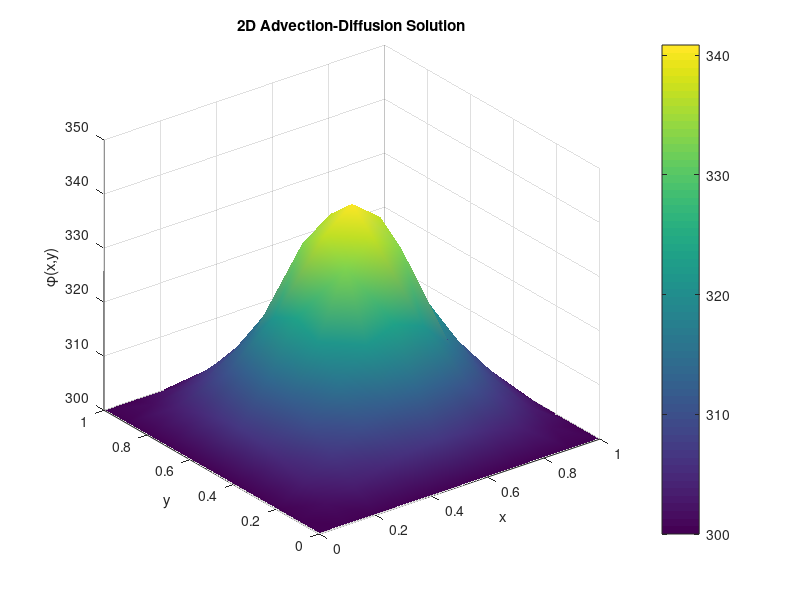
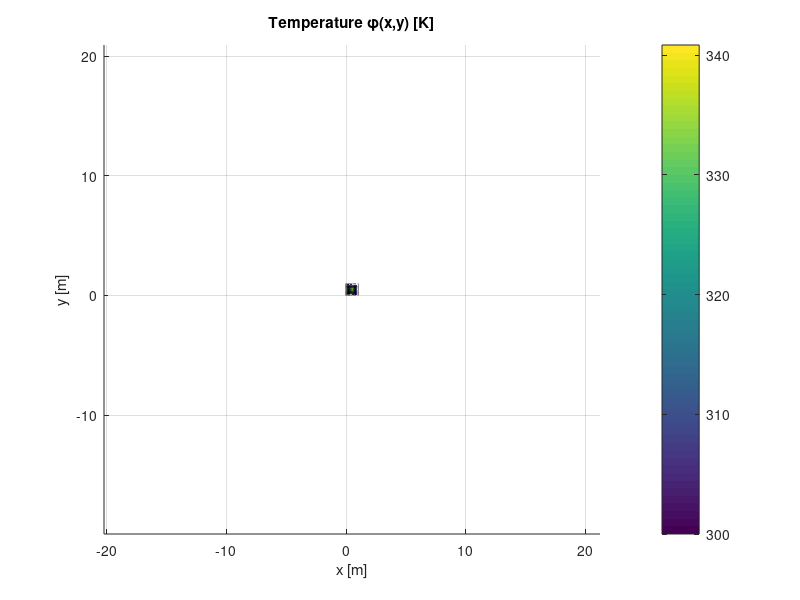

The MATLAB script that drew these images, in order:
clearvars

%--- PARAMETERS (SI UNITS) ---
Lx = 1.0;              % [m]
Ly = 1.0;              % [m]
Nx = 11; Ny = 11;      % grid points
hx = Lx/(Nx-1);        % [m]
hy = Ly/(Ny-1);        % [m]

rho = 1.0e3;           % [kg/m^3], e.g. water
cp  = 4.18e3;          % [J/(kg K)], heat capacity
k   = 0.6;             % [W/(m K)], thermal conductivity
alpha = k/(rho*cp);    % [m^2/s], thermal diffusivity

%v1 = 1.0; v2 = 0.5;   % [m/s]
v1 = 0; v2 = 0;

%--- SPATIAL GRID ---
x = linspace(0, Lx, Nx);
y = linspace(0, Ly, Ny);
[X, Y] = meshgrid(x, y);

Q0 = 1000;
src_size = 1; % size parameter for the heat source

f = zeros(Nx,Ny);
cx = ceil(Nx/2);
cy = ceil(Ny/2);
f( cx-src_size:cx+src_size, cy-src_size:cy+src_size ) = Q0;

%--- FLATTEN SOURCE ---
Fv = reshape(f, Nx*Ny, 1);

%--- ASSEMBLE A and b ---
N = Nx*Ny;
A = sparse(N,N);
b = zeros(N,1);
idx = @(i,j) (j-1)*Nx + i;

for j = 2:Ny-1
  for i = 2:Nx-1
    p = idx(i,j);
    adv_x = rho*cp * v1 / (2*hx);
    adv_y = rho*cp * v2 / (2*hy);
    dfs_x = k      / hx^2;
    dfs_y = k      / hy^2;
    % central‐difference advection + diffusion
    A(p, idx(i,  j  )) = 2*(dfs_x+dfs_y);
    A(p, idx(i-1,j  )) = -dfs_x - adv_x;
    A(p, idx(i+1,j  )) = -dfs_x + adv_x;
    A(p, idx(i  ,j-1)) = -dfs_y - adv_y;
    A(p, idx(i  ,j+1)) = -dfs_y + adv_y;
    b(p) = Fv(p);
  end
end

%--- DIRICHLET BC: phi=300 K on all boundaries ---
T0 = 300;
for i = 1:Nx
  for j = [1 Ny]
    p = idx(i,j);
    A(p,p) = 1; b(p) = T0;
  end
end
for j = 2:Ny-1
  for i = [1 Nx]
    p = idx(i,j);
    A(p,p) = 1; b(p) = T0;
  end
end

%--- SOLVE & RESHAPE ---
phi_vec = A \ b;
phi = reshape(phi_vec, [Nx, Ny]); 

%--- VISUALIZE ---

% surface plot
figure;
surf(X, Y, phi');
xlabel('x'); ylabel('y'); zlabel('\phi(x,y)');
title('2D Advection-Diffusion Solution');
shading interp;
colorbar;

% with grid
figure;
surf(X, Y, phi','EdgeColor','k','FaceColor','interp');
view(2);
xlabel('x [m]'); ylabel('y [m]');
title('Temperature \phi(x,y) [K]');
colorbar;
axis equal tight;

% plot heat source
%figure;
%imagesc(f)
%grid on
%xlabel('x [m]'); ylabel('y [m]');
%title('Heat source Q_0(x,y) [W/m^3]');
%colorbar;
%axis equal tight;